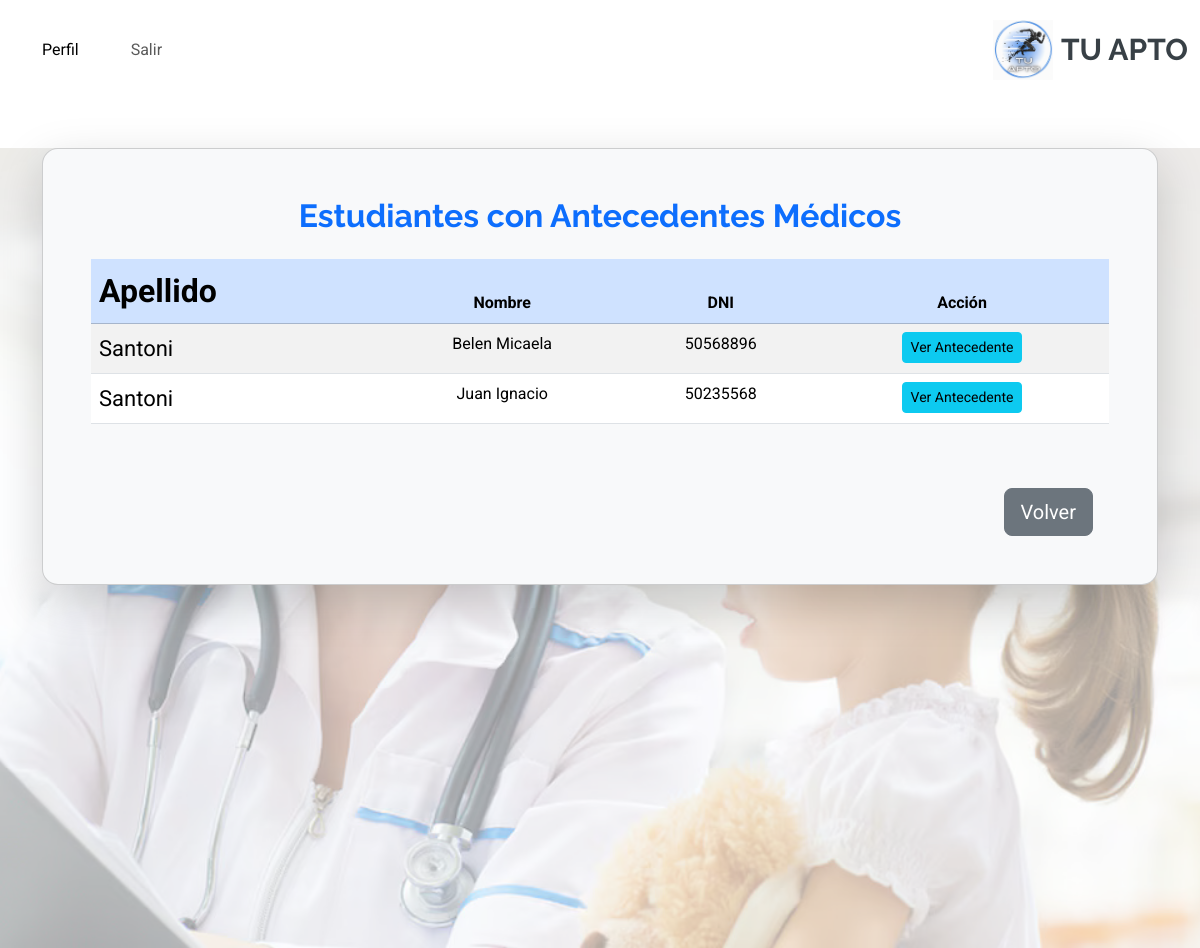
The app's page /estudiante/ver-antecedentes/ (signed in), older data.
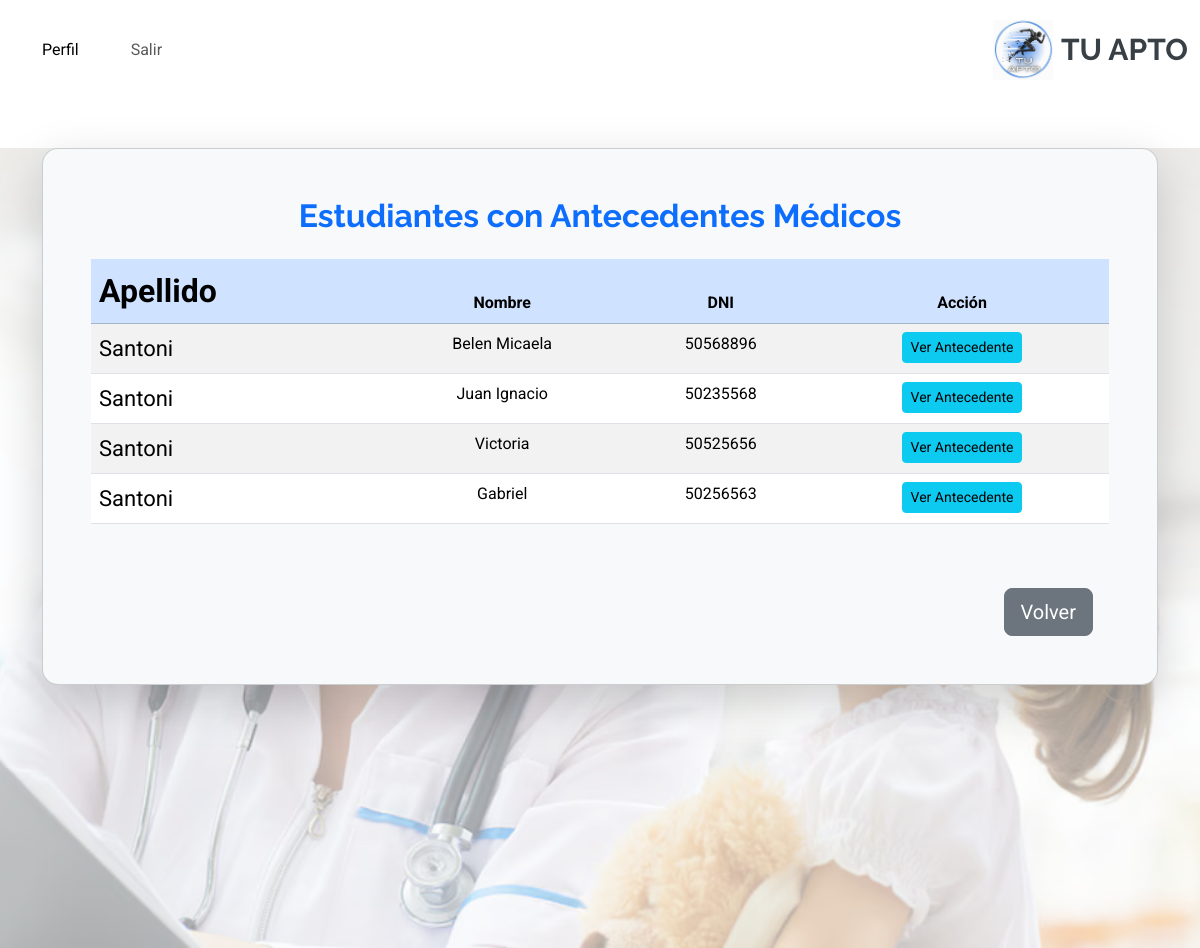
The same page, newer data.
### estudiante/models.py (models this page shows, shortened)
class Estudiante(models.Model):
    SEXO_CHOICES = [
        ('M', 'Masculino'),
        ('F', 'Femenino'),
        ('O', 'Otro'),
    ]
    nombre= models.CharField(max_length=30, blank=True, null=True)
    apellido= models.CharField(max_length=30, blank=True, null=True)
    fecha_nacimiento= models.DateField(blank=True, null=True)
    tutor = models.ForeignKey(Tutor, on_delete=models.CASCADE, related_name='estudiantes')
    dni=  models.CharField(max_length=15, blank=True, null=True)
    domicilio = models.CharField(max_length=255, blank=True, null=True)
    telefono = models.CharField(max_length=15, blank=True, null=True)
    sexo=models.CharField(max_length=1, choices=SEXO_CHOICES, blank=True, null=True)
    localidad = models.CharField(max_length=100, blank=True, null=True)
    lugar_nacimiento = models.CharField(max_length=100, blank=True, null=True)

### estudiante/views.py (the view)
# urls.py: path('ver-antecedentes/', views.ver_antecedentes, name='ver_antecedentes'),
@login_required
def ver_antecedentes(request):
    estudiantes_con_antecedentes = Estudiante.objects.filter(antecedentes__isnull=False)
    context = {
        'estudiantes_con_antecedentes': estudiantes_con_antecedentes
    }
    return render(request, 'estudiante/ver_antecedentes.html', context)

### estudiante/templates/estudiante/ver_antecedentes.html (shortened to what this page needs)
{% extends 'core/base.html' %}
{% load static %}
{% block content %}
    <div class="row" style="margin: 0; padding: 0;">
        <div class="container-fluid ficha-medica-container" style="margin: 0; padding: 0;">
            <main class="px-3" style="position: relative; min-height: 100vh; width: 100%; margin: 0; padding: 0;">
                <div style="position: relative; z-index: 1;">
                    <div class="container mt-5">
                        <div class="card shadow-lg p-5 bg-light rounded-4">
                            <h2 class="text-primary text-center fw-bold mb-4">Estudiantes con Antecedentes Médicos</h2>
                            <div class="table-responsive">
                                <table class="table table-striped table-hover text-center">
                                    <thead class="table-primary">
                                        <tr>
                                            <th>Apellido</th>
                                            <th>Nombre</th>
                                            <th>DNI</th>
                                            <th>Acción</th>
                                        </tr>
                                    </thead>
                                    <tbody>
                                        {% for estudiante in estudiantes_con_antecedentes %}
                                        <tr>
                                            <td>{{ estudiante.apellido }}</td>
                                            <td>{{ estudiante.nombre }}</td>
                                            <td>{{ estudiante.dni }}</td>
                                            <td>
                                                <a href="{% url 'detalle_antecedente' estudiante.id %}" class="btn btn-info btn-sm">
                                                    Ver Antecedente
                                                </a>
                                            </td>
                                        </tr>
                                        {% empty %}
                                        <tr>
                                            <td colspan="4" class="text-center text-muted">No hay estudiantes con antecedentes registrados.</td>
                                        </tr>
                                        {% endfor %}
                                    </tbody>
                                </table>
                            </div>
                            <div class="d-flex justify-content-end mt-5">
                                <a href="{% url 'menu_estudiante' %}" class="btn btn-secondary btn-lg w-45 me-3">Volver</a>
                            </div>
                        </div>
                    </div>
                </div>
            </main>
        </div>
    </div>
{% endblock %}

Row changes from the older to the newer data that the page shows:
added Estudiante: apellido "Santoni", nombre "Victoria", dni "50525656"
added Estudiante: apellido "Santoni", nombre "Gabriel", dni "50256563"
